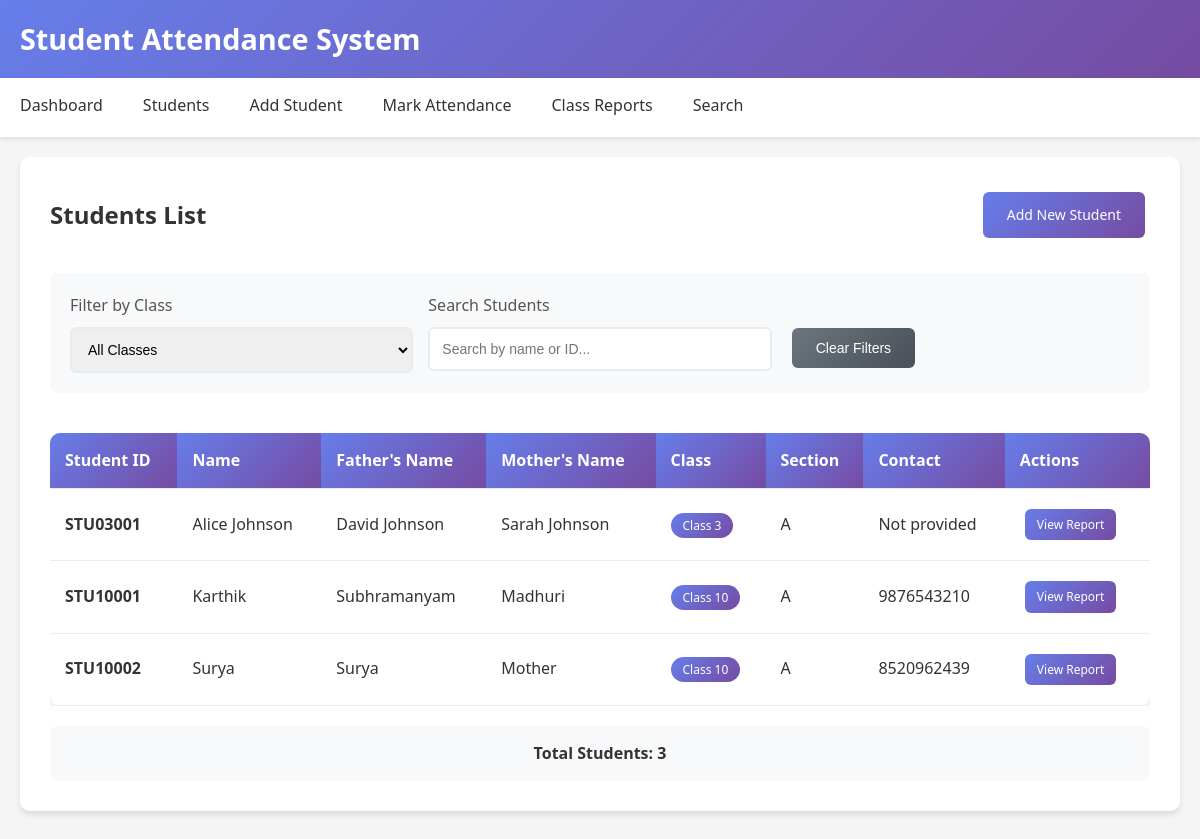
The page /students/ on the database its author committed.
### students/models.py (models this page shows, shortened)
class Student(models.Model):
    student_id = models.CharField(max_length=20, unique=True)
    name = models.CharField(max_length=100)
    father_name = models.CharField(max_length=100)
    mother_name = models.CharField(max_length=100)
    student_class = models.IntegerField()
    section = models.CharField(max_length=10)
    date_of_birth = models.DateField()
    contact_number = models.CharField(max_length=15, blank=True, null=True)
    address = models.TextField(blank=True, null=True)

### students/views.py (the view)
# urls.py: path('students/', views.student_list, name='student_list'),
def student_list(request):
    students = Student.objects.all().order_by('student_class', 'name')
    return render(request, 'students/student_list.html', {'students': students})

### students/templates/students/student_list.html (shortened to what this page needs)
{% extends 'students/base.html' %}
{% block content %}
<div class="card">
    <div style="display: flex; justify-content: space-between; align-items: center; margin-bottom: 30px;">
        <h2 style="color: #333; margin: 0;">Students List</h2>
        <a href="{% url 'add_student' %}" class="btn">Add New Student</a>
    </div>
    <div style="display: grid; grid-template-columns: repeat(auto-fit, minmax(200px, 1fr)); gap: 15px; margin-bottom: 20px; padding: 20px; background: #f8f9fa; border-radius: 8px;">
        <div class="form-group" style="margin-bottom: 0;">
            <label for="class-filter">Filter by Class</label>
            <select id="class-filter" class="form-control">
                <option value="">All Classes</option>
            </select>
        </div>
        <div class="form-group" style="margin-bottom: 0;">
            <label for="search-input">Search Students</label>
            <input type="text" id="search-input" class="form-control" placeholder="Search by name or ID...">
        </div>
        <div style="display: flex; align-items: end;">
            <button onclick="clearFilters()" class="btn btn-secondary">Clear Filters</button>
        </div>
    </div>
    {% if students %}
        <div style="overflow-x: auto;">
            <table class="table" id="students-table">
                <thead>
                    <tr>
                        <th>Student ID</th>
                        <th>Name</th>
                        <th>Father's Name</th>
                        <th>Mother's Name</th>
                        <th>Class</th>
                        <th>Section</th>
                        <th>Contact</th>
                        <th>Actions</th>
                    </tr>
                </thead>
                <tbody>
                    {% for student in students %}
                    <tr data-class="{{ student.student_class }}" data-name="{{ student.name|lower }}" data-id="{{ student.student_id|lower }}">
                        <td><strong>{{ student.student_id }}</strong></td>
                        <td>{{ student.name }}</td>
                        <td>{{ student.father_name }}</td>
                        <td>{{ student.mother_name }}</td>
                        <td>
                            <span style="background: linear-gradient(135deg, #667eea 0%, #764ba2 100%); color: white; padding: 4px 12px; border-radius: 20px; font-size: 12px; font-weight: 500;">
                                Class {{ student.student_class }}
                            </span>
                        </td>
                        <td>{{ student.section }}</td>
                        <td>{{ student.contact_number|default:"Not provided" }}</td>
                        <td>
                            <div style="display: flex; gap: 5px;">
                                <a href="{% url 'student_report' student.id %}" class="btn" style="padding: 6px 12px; font-size: 12px;">View Report</a>
                            </div>
                        </td>
                    </tr>
                    {% endfor %}
                </tbody>
            </table>
        </div>
        <div style="margin-top: 20px; padding: 15px; background: #f8f9fa; border-radius: 8px; text-align: center;">
            <strong>Total Students: <span id="total-count">{{ students|length }}</span></strong>
        </div>
    {% endif %}
</div>
{% endblock %}

### students/templates/students/base.html (shortened to what this page needs)
<!DOCTYPE html>
<html lang="en">
<head>
</head>
<body>
    <header class="header">
        <div class="header-content">
            <div class="logo">
                <h1>Student Attendance System</h1>
            </div>
        </div>
    </header>
    <nav class="nav">
        <div class="nav-content">
            <a href="{% url 'index' %}">Dashboard</a>
            <a href="{% url 'student_list' %}">Students</a>
            <a href="{% url 'add_student' %}">Add Student</a>
            <a href="{% url 'attendance' %}">Mark Attendance</a>
            <a href="{% url 'class_report' %}">Class Reports</a>
            <a href="{% url 'search_students' %}">Search</a>
        </div>
    </nav>
    <main class="container">
        {% block content %}
        {% endblock %}
    </main>
</body>
</html>

### students/templates/students/base.html (style rules this page uses)
* { margin: 0; padding: 0; box-sizing: border-box; }
body { font-family: 'Segoe UI', Tahoma, Geneva, Verdana, sans-serif; background-color: #f5f5f5; color: #333; line-height: 1.6; }
.header { background: linear-gradient(135deg, #667eea 0%, #764ba2 100%); color: white; padding: 1rem 0; box-shadow: 0 2px 10px rgba(0,0,0,0.1); }
.header-content { max-width: 1200px; margin: 0 auto; padding: 0 20px; display: flex; justify-content: space-between; align-items: center; }
.logo h1 { font-size: 1.8rem; font-weight: 600; }
.nav { background-color: white; box-shadow: 0 2px 5px rgba(0,0,0,0.1); padding: 0; }
.nav-content { max-width: 1200px; margin: 0 auto; display: flex; flex-wrap: wrap; }
.nav a { display: block; padding: 15px 20px; text-decoration: none; color: #333; font-weight: 500; transition: all 0.3s ease; border-bottom: 3px solid transparent; }
.container { max-width: 1200px; margin: 0 auto; padding: 20px; }
.card { background: white; border-radius: 10px; box-shadow: 0 4px 6px rgba(0,0,0,0.1); padding: 30px; margin-bottom: 20px; }
.btn { display: inline-block; padding: 12px 24px; background: linear-gradient(135deg, #667eea 0%, #764ba2 100%); color: white; text-decoration: none; border-radius: 6px; border: none; cursor: pointer; font-size: 14px; font-weight: 500; transition: all 0.3s ease; margin: 5px; }
.btn-secondary { background: linear-gradient(135deg, #6c757d 0%, #495057 100%); }
.form-group { margin-bottom: 20px; }
.form-group label { display: block; margin-bottom: 8px; font-weight: 500; color: #555; }
.form-control { width: 100%; padding: 12px; border: 2px solid #e9ecef; border-radius: 6px; font-size: 14px; transition: border-color 0.3s ease; }
.table { width: 100%; border-collapse: collapse; margin-top: 20px; background: white; border-radius: 10px; overflow: hidden; box-shadow: 0 4px 6px rgba(0,0,0,0.1); }
.table th, .table td { padding: 15px; text-align: left; border-bottom: 1px solid #e9ecef; }
.table th { background: linear-gradient(135deg, #667eea 0%, #764ba2 100%); color: white; font-weight: 600; }

### rows shown on the page
Student: student_id "STU03001", name "Alice Johnson", father_name "David Johnson", mother_name "Sarah Johnson", student_class "3", section "A", contact_number "Not provided"
Student: student_id "STU10001", name "Karthik", father_name "Subhramanyam", mother_name "Madhuri", student_class "10", section "A", contact_number "9876543210"
Student: student_id "STU10002", name "Surya", father_name "Surya", mother_name "Mother", student_class "10", section "A", contact_number "8520962439"

### other values the page prints
{{ students|length }} "3"
